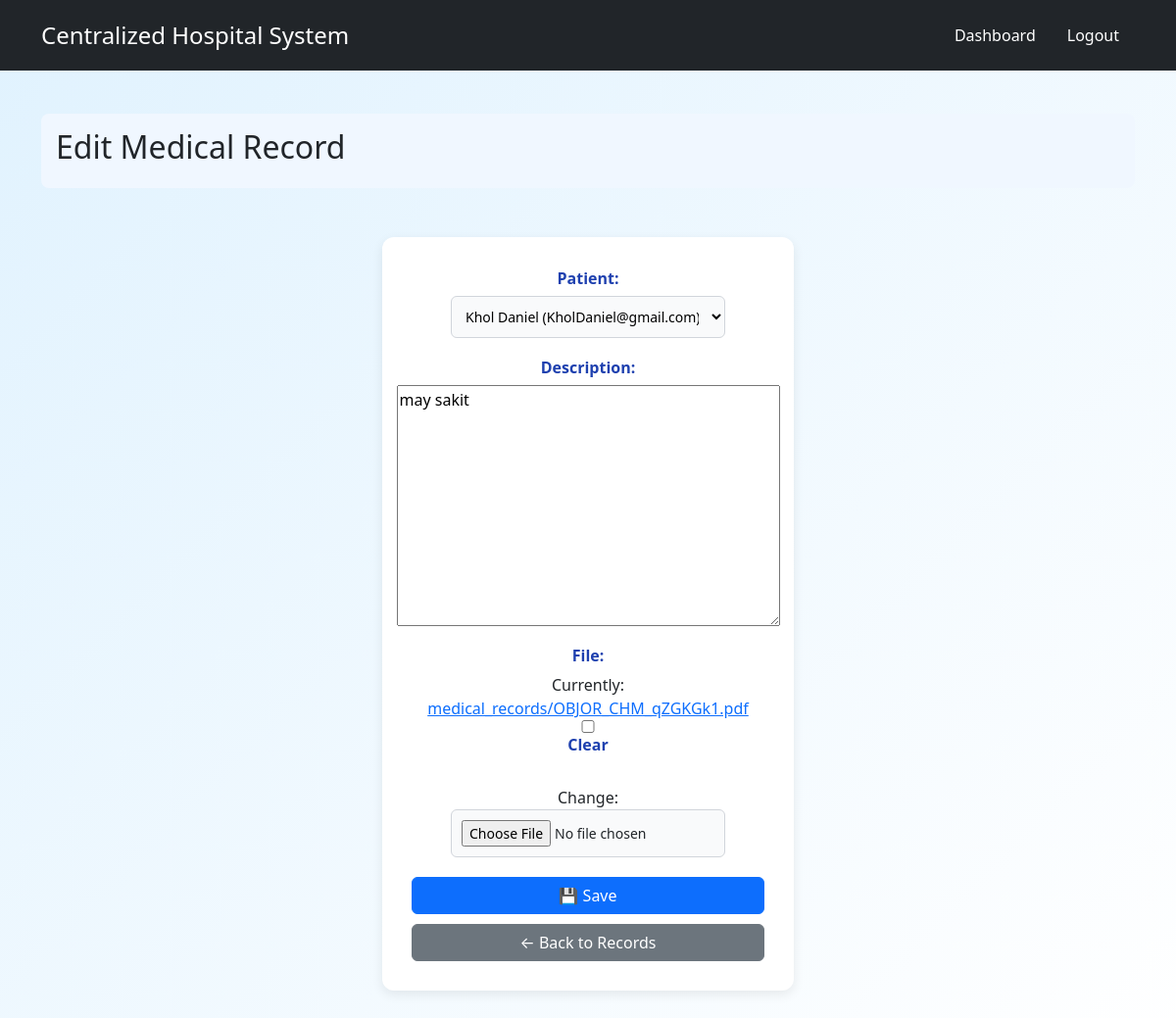
/patients/1/edit/ (signed in), run on the app's committed database.
### patients/models.py (models this page shows, shortened)
class MedicalRecord(models.Model):
    patient = models.ForeignKey(PatientProfile, on_delete=models.CASCADE, related_name='records')
    record_date = models.DateTimeField(auto_now_add=True)
    description = models.TextField()
    file = models.FileField(upload_to='medical_records/', blank=True, null=True)

### accounts/decorators.py (the view)
        def wrapper(request, *args, **kwargs):
            if not request.user.is_authenticated:
                return HttpResponseForbidden("You must be logged in.")
            if request.user.role not in roles:
                return HttpResponseForbidden("You do not have permission to access this page.")
            return view_func(request, *args, **kwargs)

### patients/forms.py
class MedicalRecordForm(forms.ModelForm):
    class Meta:
        model = MedicalRecord
        fields = '__all__'

### patients/models.py (called while the page is built)
    def __str__(self):
        return f"{self.user.first_name} {self.user.last_name} ({self.user.email})"

### patients/templates/patients/record_form.html (shortened to what this page needs)
{% extends "base.html" %}
{% block content %}
<div class="page-header">
  <h2>{{ form.instance.pk|yesno:"Edit Medical Record,Add Medical Record" }}</h2>
</div>
<div class="form-container">
  <form method="post" enctype="multipart/form-data">
    <div class="form-group">
      {{ form.patient.label_tag }}
      {{ form.patient }}
    </div>
    <div class="form-group">
      {{ form.description.label_tag }}
      {{ form.description }}
    </div>
    <div class="form-group">
      {{ form.file.label_tag }}
      {{ form.file }}
    </div>
    <div class="form-actions">
      <button type="submit" class="btn btn-primary">💾 Save</button>
      <a href="{% url 'patients:record_list' %}{% if hospital_id %}?hospital_id={{ hospital_id }}{% endif %}" class="btn btn-secondary">← Back to Records</a>
    </div>
  </form>
</div>
{% endblock %}

### static_my_project/css/styles.css (style rules this page uses)
body { font-family: Arial, sans-serif; background-color: #e6f0fa; margin: 0; padding: 0; color: #111827; }
h1, h2, h3, h4 { margin: 0 0 15px; font-weight: 600; }
.page-header { display: flex; justify-content: space-between; align-items: center; margin-bottom: 20px; background-color: #f0f7ff; padding: 15px; border-radius: 8px; }
.btn { display: inline-block; padding: 8px 14px; font-size: 14px; border-radius: 6px; text-decoration: none; transition: 0.2s; cursor: pointer; border: none; }
.btn-primary { background: #2563eb; color: #fff; }
.btn-secondary { background: #6b7280; color: #fff; }
.form-container { max-width: 420px; margin: 50px auto; background: #ffffff; padding: 30px; border-radius: 12px; box-shadow: 0 4px 12px rgba(0,0,0,0.08); }
.form-group { margin-bottom: 18px; display: flex; flex-direction: column; align-items: center; }
.form-group label { font-weight: 600; margin-bottom: 6px; color: #1e40af; text-align: center; }
.form-group input, .form-group select { width: 100%; max-width: 280px; padding: 10px; border: 1px solid #d1d5db; border-radius: 6px; font-size: 14px; text-align: center; background: #f9fafb; }
.form-actions { margin-top: 20px; display: flex; flex-direction: column; gap: 10px; }
.form-actions .btn { width: 100%; }
body::before { content: ""; position: fixed; top: 0; left: 0; width: 100%; height: 100%; background: linear-gradient(135deg, #e0f2fe 0%, #ffffff 100%); z-index: -1; }

### data on the page
MedicalRecord: instance.pk "Edit Medical Record", patient "Khol Daniel (KholDaniel@gmail.com)", description "may sakit"
